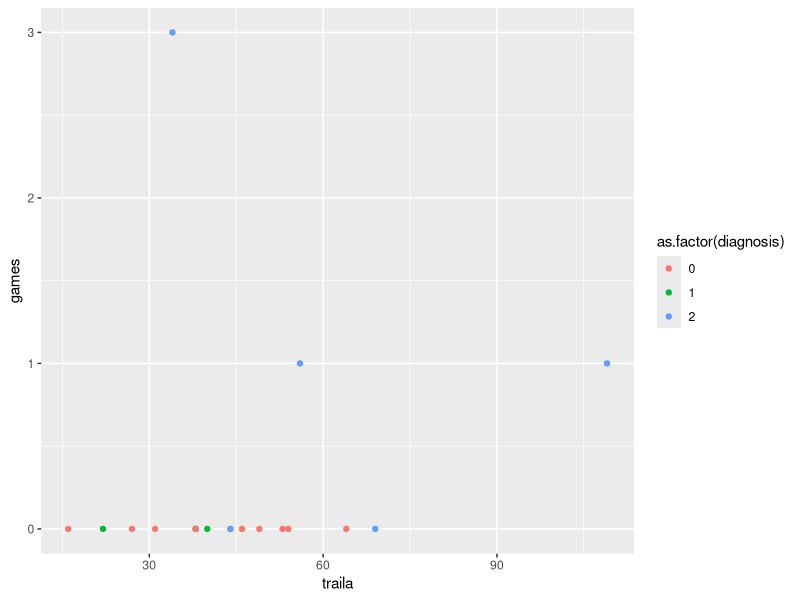
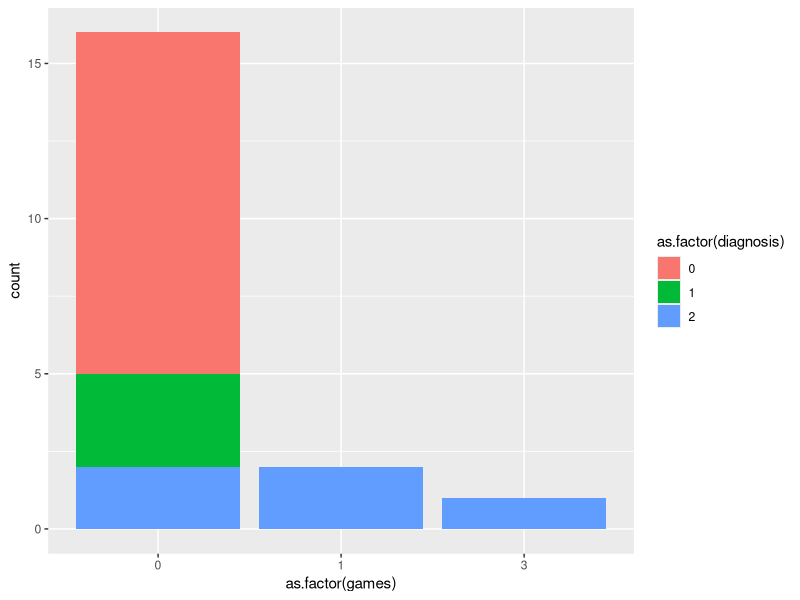
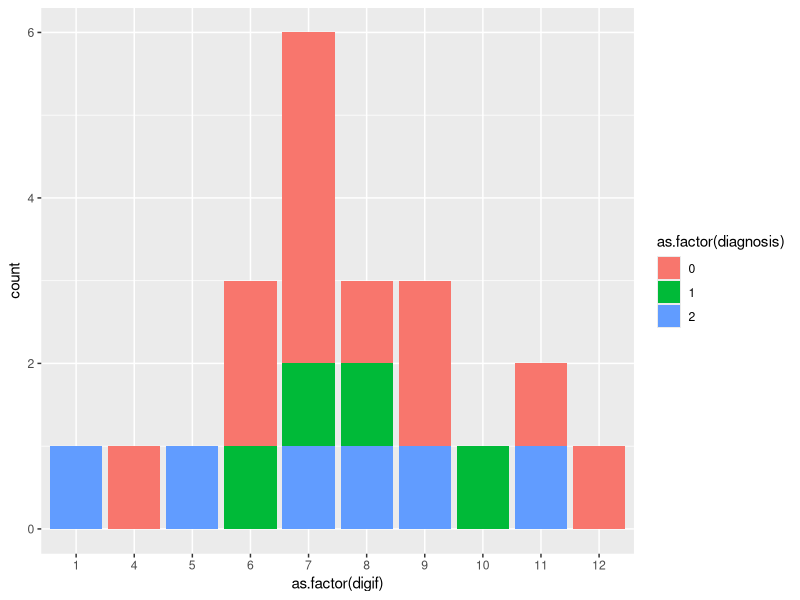
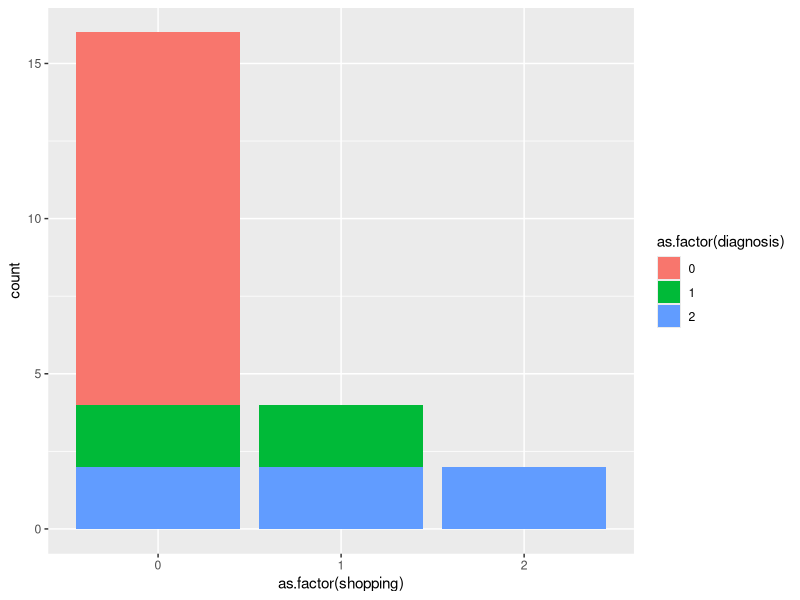
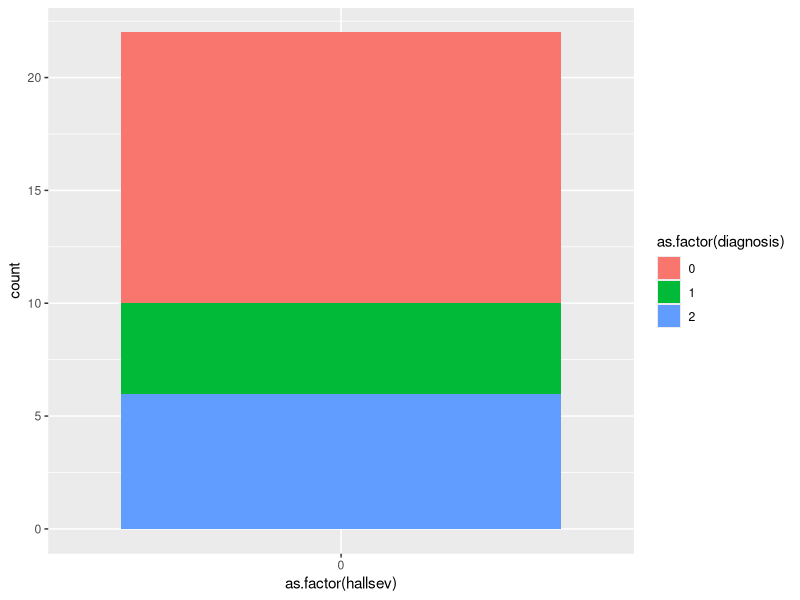
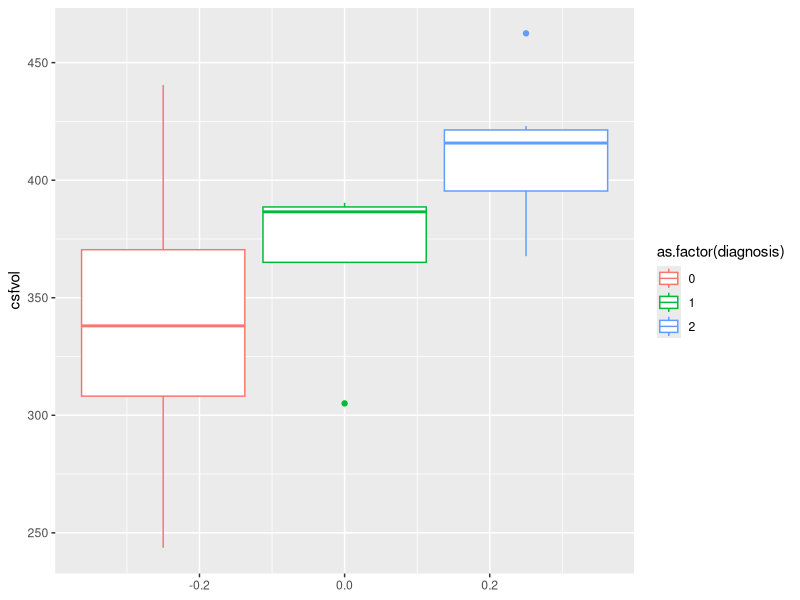
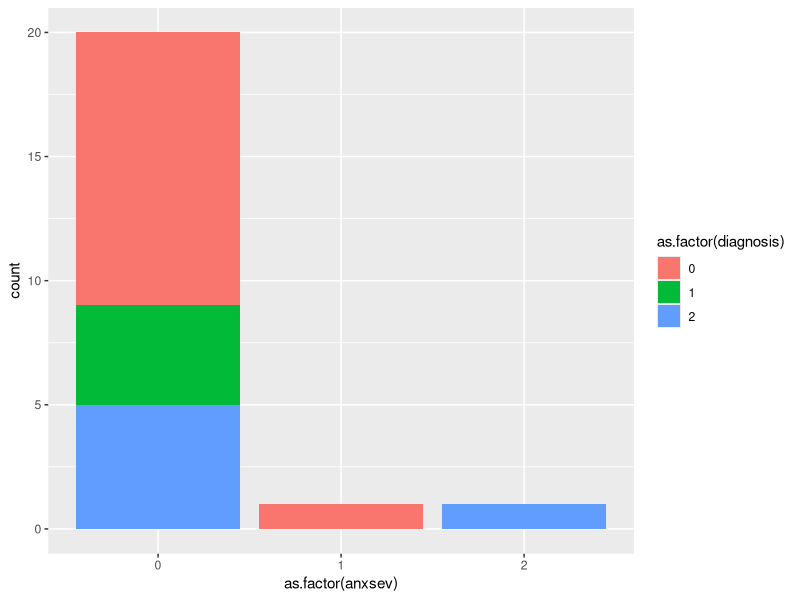
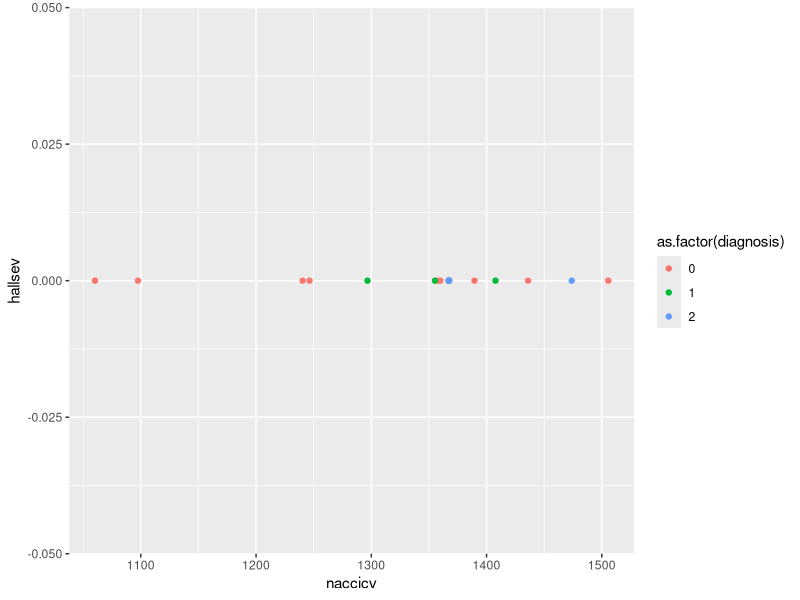

Source code (R) for these figures, in order:
#setup
library(readr)
library(tidyverse)
library(dplyr)
library(ggplot2)
library(glmnet)

alzheimer_data = read_csv("alzheimer_data.csv")
alz = alzheimer_data
attach(alz)

#game plots
alz_game_mod = alz %>% filter(games > -1 & games < 4)

alz_game_mod %>% 
  ggplot(aes(x = traila, y = games, color = as.factor(diagnosis))) + geom_point()

alz_game_mod %>% 
  ggplot(aes(x = as.factor(games), fill = as.factor(diagnosis))) + geom_bar()

#digif plots
alz_digif_mod = alz %>% filter(digif < 13)

alz_digif_mod %>% 
  ggplot(aes(x = as.factor(digif), fill = as.factor(diagnosis))) + geom_bar()

#shopping, bills, stove and taxes plots
alz_shop_mod = alz %>% filter(shopping > -1 & shopping < 4)

alz_shop_mod %>% 
  ggplot(aes(x = as.factor(shopping), fill = as.factor(diagnosis))) + geom_bar()


alz %>% ggplot(aes(x = as.factor(hallsev), fill = as.factor(diagnosis))) + geom_bar()

#hallsev diagnosis percentages for hallsev > 0
alz_hallsev_non0 = filter(alz, hallsev > 0 & hallsev < 4)
hallsev_perc = nrow(filter(alz_hallsev_non0, diagnosis > 0)) / nrow(alz_hallsev_non0)

nrow(alz_hallsev_non0)

#motsev diagnosis percentages for motsev > 0
alz_motsev_non0 = filter(alz, motsev > 0 & motsev < 4)
motsev_perc = nrow(filter(alz_motsev_non0, diagnosis > 0)) / nrow(alz_motsev_non0)

nrow(alz_motsev_non0)

#csfvol plot + test
alz %>% ggplot(aes(y = csfvol, color = as.factor(diagnosis))) + geom_boxplot()

t.test(csfvol, diagnosis)

#anxsev plot
alz %>% ggplot(aes(x = as.factor(anxsev), fill = as.factor(diagnosis))) + geom_bar()

#TESTING HALLUCINATION ARTICLE HYPOTHESES
#naccicv vs hallsev plot
alz %>% 
  ggplot(aes(x = naccicv, y = hallsev, color = as.factor(diagnosis))) + geom_point()

alz %>% ggplot(aes(x = naccicv, fill = as.factor(hallsev))) + geom_histogram()

alz %>% ggplot(aes(y = naccicv, color = as.factor(hallsev))) + geom_boxplot()

alz %>% ggplot(aes(y = csfvol, color = as.factor(hallsev))) + geom_boxplot()

#is hallsev actually a better predictor than motsev and appsev? (answer = YES)

alz_hallsev_non0 = filter(alz, hallsev > 0 & hallsev < 4)
hallsev_perc = nrow(filter(alz_hallsev_non0, diagnosis > 0)) / nrow(alz_hallsev_non0)

alz_motsev_non0 = filter(alz, motsev > 0 & motsev < 4)
motsev_perc = nrow(filter(alz_motsev_non0, diagnosis > 0)) / nrow(alz_motsev_non0)

alz_appsev_non0 = filter(alz, appsev > 0 & appsev < 4)
appsev_perc = nrow(filter(alz_appsev_non0, diagnosis > 0)) / nrow(alz_appsev_non0)

#modeling different things
diag_logistic <- glm(bin_diag~games+traila+trailb+female+anxsev+weight,family=binomial)
plot(diag_logistic)

